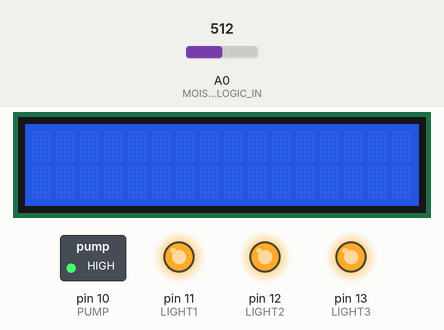
This sketch was run on a simulated Arduino Uno, built with avr-gcc and run on an emulated ATmega328P. Parts: 16×2 character LCD, switched loads named in the sketch (green lamp = pin HIGH), output pins drawn as LEDs (lit = HIGH). Inputs (shaded band) come from the test bench; at power-on: A0 (MOISTURE_ANALOGIC_IN) = 512. The local clock reads 2024-03-15 10:24:30 at power-on unless the sketch sets it; what the sketch prints to the serial monitor is not drawn.

Above: at 0.1 s.
At 83.1 s:
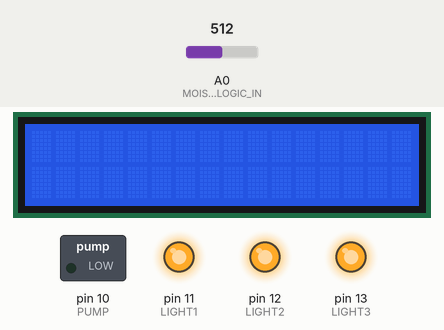
Timing chart, 0 to 84.6 s (numbered marks = the images above):
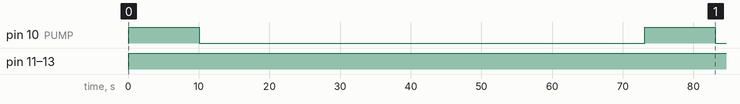

The sketch:

Main_Arduino.ino
```cpp
//This Program is made for a vertical farming machine that we build during our
//engineering project at the University of Ghent

//LIBRARY
#include <Wire.h>
#include <LiquidCrystal_I2C.h> //Library for LCD
#include <TimeLib.h>
#include <DS1307RTC.h>

//PIN_NUMBERS
const int LIGHT1 = 11; //PIN OF LIGHT 1
const int LIGHT2 = 12; //PIN OF LIGHT 2
const int LIGHT3 = 13; //PIN OF LIGHT 3
const int PUMP = 10; //PIN OF PUMP
const int MOISTURE_ANALOGIC_IN = A0; // Arduino's analogic pin

//SETTINGS
const int HOURS_ON = 12;
const int AMOUNT_OF_WATER = (10000); //Time of pumping water
const int BOARD_RESOLUTION = 1024; // The analogic board resolution
const float OPERATIONAL_VOLTAGE = 5.0; // The default Arduino voltage
const float MAX_SENSOR_VOLTAGE = 3.0; // The maximum voltage that the sensor can output
const float SENSOR_READ_RATIO = OPERATIONAL_VOLTAGE / MAX_SENSOR_VOLTAGE; // The ratio betwent the two voltages

LiquidCrystal_I2C lcd(0x27, 16, 2); //Set LCD address to 0x27 for a 16 chars and 2 line display

const int needWaterValue = 800; //Value that indicates when the soil is just right and if it needs water

//VARIABELS, moet nog: tijd, licht-intesiteit, hoogte plant.
float Temperature = 0; //temperature box

const int *On[13] = {9, 10, 11, 12, 13, 14, 15, 16, 17, 18, 19, 20, 21};

tmElements_t tm;

//Configures the arduino to the correct pins and starts the machine
void setup() {
  //LIGHTS:
  pinMode(LIGHT1, OUTPUT);
  pinMode(LIGHT2, OUTPUT);
  pinMode(LIGHT3, OUTPUT);

  //PUMP
  pinMode(PUMP, OUTPUT);

  //MOISTURESENSOR
  Serial.begin(9600); // Serial Port setup

  //LCD
  lcd.begin();              //Initialise the lcd
  lcd.backlight();          //turn on the backlight and print a message
  lcd.setCursor(0, 0);      //set cursor
  lcd.println("STARTING...");  //display "STARTING..." as test
  //Test
  Serial.begin(9600);
  lcd.clear();

}
//MAIN
void loop() {
lampsOnOrOff();
addWater();
lcdUpdate();
delay(2000);
}
//FUNCTIONS

//Lights

//Turn on the lights
void lightsOn() {
  digitalWrite(LIGHT1, HIGH);
  digitalWrite(LIGHT2, HIGH);
  digitalWrite(LIGHT3, HIGH);
}

//Turn the lights off
void lightsOff() {
  digitalWrite(LIGHT1, LOW);
  digitalWrite(LIGHT2, LOW);
  digitalWrite(LIGHT3, LOW);
}

//LCD

//Sends given input to the lcd to be displayed
void lcdUpdate() {
  lcd.setCursor(0, 0);
  lcd.println("vochtigheid:");
  lcd.setCursor(0, 1);
  lcd.println(int(readMoistureLevel()));
}

//MoistureSensor

//Reads the moisture data given by the sensor and returns it
int readMoistureLevel() {
  int moistureAnalogicVal = analogRead(MOISTURE_ANALOGIC_IN) * SENSOR_READ_RATIO; // Read the analogic data and convert it to [0, 1023] range
  return moistureAnalogicVal;
}

//Pump

//Pumps water during a set amount of time (AMOUNT_OF_WATER) in ms
void pumpCycle() {
  digitalWrite(PUMP, HIGH);
  delay(AMOUNT_OF_WATER);
  digitalWrite(PUMP, LOW);
  delay(3000);
}

//Check moisturelevel and decide if water needs to be added
void addWater() {
  int errorCheck = 0;
  int moistureLevel = readMoistureLevel();
  while (moistureLevel >= needWaterValue) {
    if (errorCheck <= 5) {
      pumpCycle();
      delay(60000);
      moistureLevel = readMoistureLevel();
      errorCheck += 1;
      }
    else
     return;
  }
  }

tmElements_t time() {
  RTC.read(tm);
  return tm;
}


//Function that checks the time and decides if lamps should be ON or OFF
 void lampsOnOrOff () {
  RTC.read(tm);
  int tm_correct = int(time().Hour);
  int x;
  Serial.print(int(tm_correct));
  for (int x = 0; x<13; x++){
    if (int(On[x]) == tm_correct) {
      lightsOn();
      return;}
  }
  return;
  }


void logger() {

}
//functions that helps to determine errors
void error(int errorCode) {
  if (errorCode == 100) {
    lcd.println();
  }

}
```

Measured:
- by itself, pin 10 (PUMP): alternates HIGH for 10.0 s and LOW for 63.0 s
- by itself, pin 11 (LIGHT1), pin 12 (LIGHT2), pin 13 (LIGHT3): LOW → HIGH at 0.08 s
